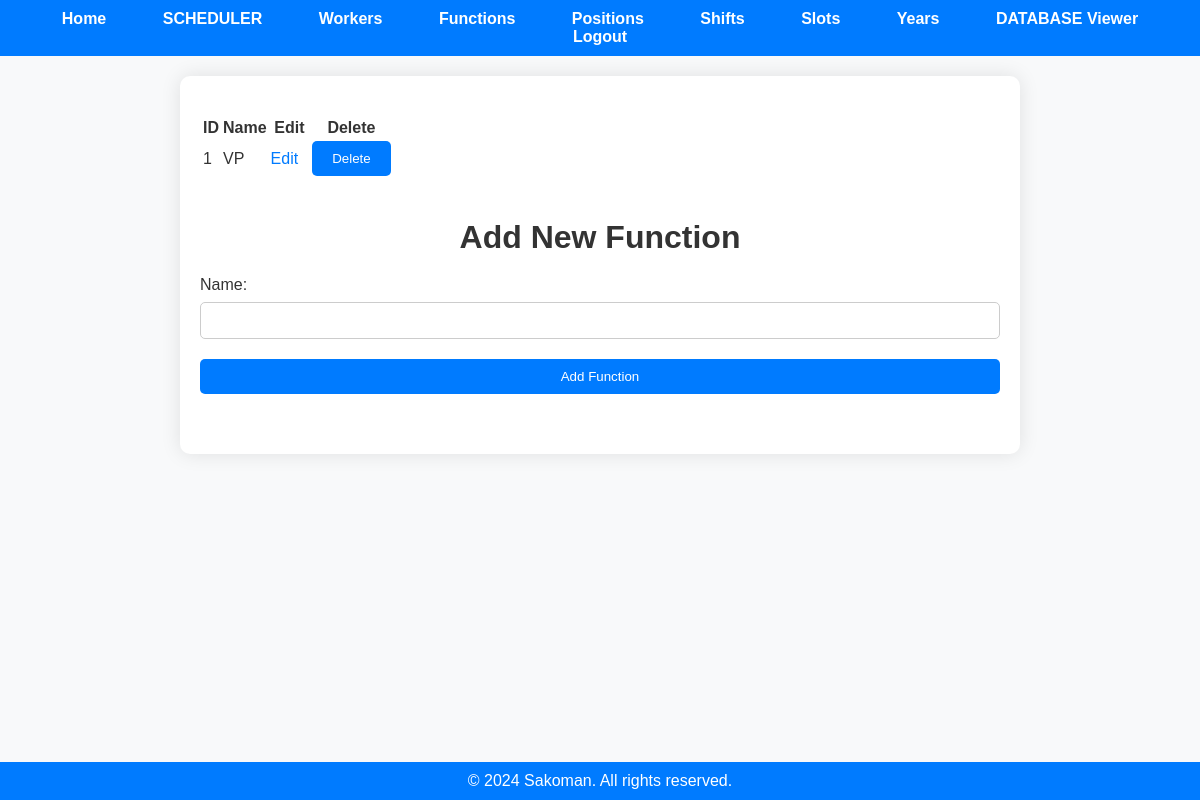
The app's page /functions (signed in), older data.
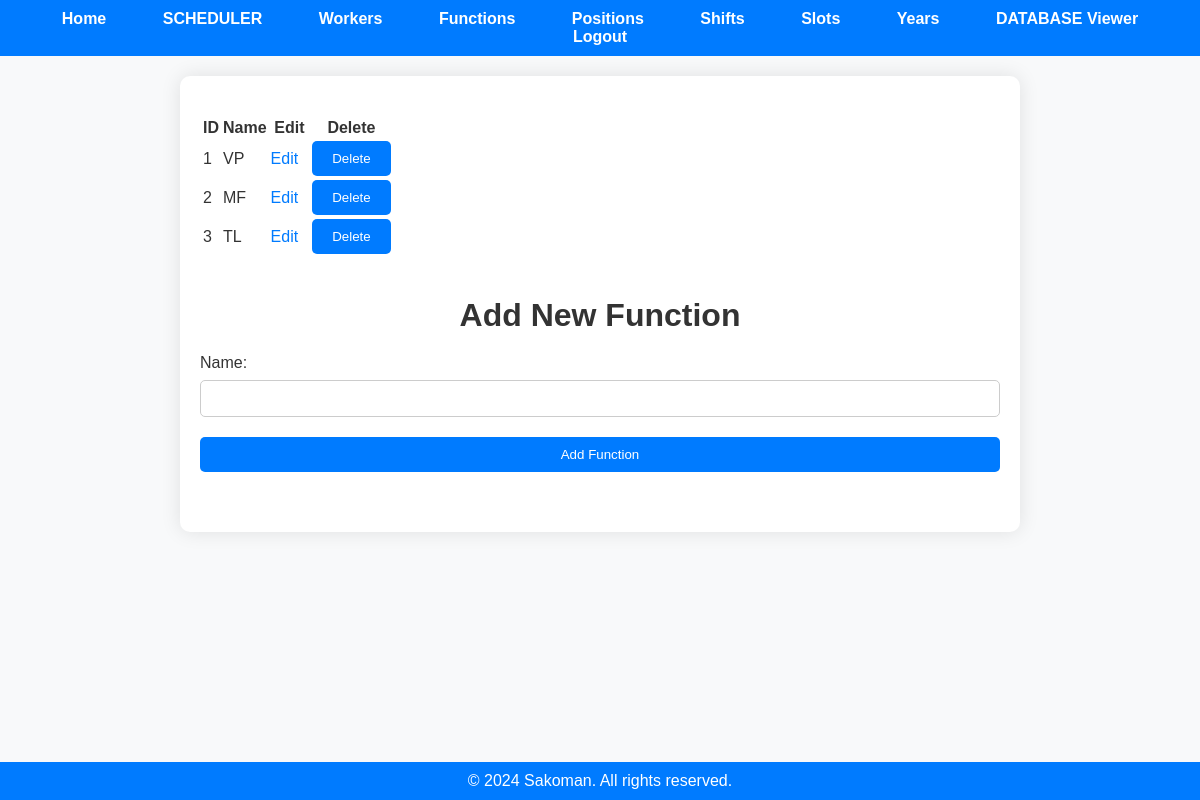
The same page, newer data.
### app.py (models this page shows)
class Function(db.Model):
    function_id = db.Column(db.Integer, primary_key=True)
    user_id = db.Column(db.Integer, nullable=False)
    name = db.Column(db.String(50), nullable=False)
    workers = db.relationship('Worker', back_populates='function')

### app.py (the view)
@app.route('/functions')
@employer_required
def display_functions():
    if 'user_id' not in session:
        flash('You must be logged in to view this page.', 'error')
        return redirect(url_for('login'))
    user_id = session['user_id']
    functions = fetch_all(user_id, 'Function')
    return render_template('functions.html', functions=functions)

### app.py (called while the page is built)
@login_manager.user_loader
def load_user(user_id):
    return User.query.get(int(user_id))

def employer_required(func):
    @wraps(func)
    def decorated_function(*args, **kwargs):
        if not current_user.is_authenticated:
            flash('You must be logged in to view this page.', 'error')
            return redirect(url_for('login'))
        if current_user.role != 'employer':
            flash('You do not have permission to view this page.', 'error')
            return redirect('/')
        return func(*args, **kwargs)
    return decorated_function

def fetch_all(user_id, table_name):
    if table_name not in ['Worker', 'Function', 'Position', 'Shift', 'Slot', 'Year_Days', 'Schedule']:
        return None
    table_class = globals()[table_name]
    items = table_class.query.filter_by(user_id=user_id).all()
    return items

### templates/functions.html (shortened to what this page needs)
<!DOCTYPE html>
<html lang="en">
<head>
    <link rel="stylesheet" href="{{ url_for('static', filename='styles.css') }}">
</head>
<body>
    {% include 'navbar.html' %}
    <div class="container">
        <div class="existing-items-section">
            {% if functions %}
                <table class="data-table">
                    <thead>
                        <tr>
                            <th>ID</th>
                            <th>Name</th>
                            <th>Edit</th>
                            <th>Delete</th>
                        </tr>
                    </thead>
                    <tbody>
                        {% for function in functions %}
                            <tr>
                                <td>{{ function.function_id }}</td>
                                <td>{{ function.name }}</td>
                                <td>
                                    <a href="/edit/Function/{{ function.function_id }}" class="action-link">Edit</a>
                                </td>
                                <td>
                                    <form action="/delete/Function/{{ function.function_id }}" method="post">
                                        <button type="submit" class="delete-button">Delete</button>
                                    </form>
                                </td>
                            </tr>
                        {% endfor %}
                    </tbody>
                </table>
            {% else %}
                <p>No functions available.</p>
            {% endif %}
        </div>
        <div class="add-item-section">
            <h2>Add New Function</h2>
            <form action="/add/Function" method="post" class="add-form">
                <label for="name">Name:</label>
                <input type="text" id="name" name="name">
                <button type="submit" class="add-button">Add Function</button>
            </form>
        </div>
    </div>
    <div class="footer">
        &copy; 2024 Sakoman. All rights reserved.
    </div>
</body>
</html>

Row changes from the older to the newer data that the page shows:
added Function: function_id "2", name "MF"
added Function: function_id "3", name "TL"
